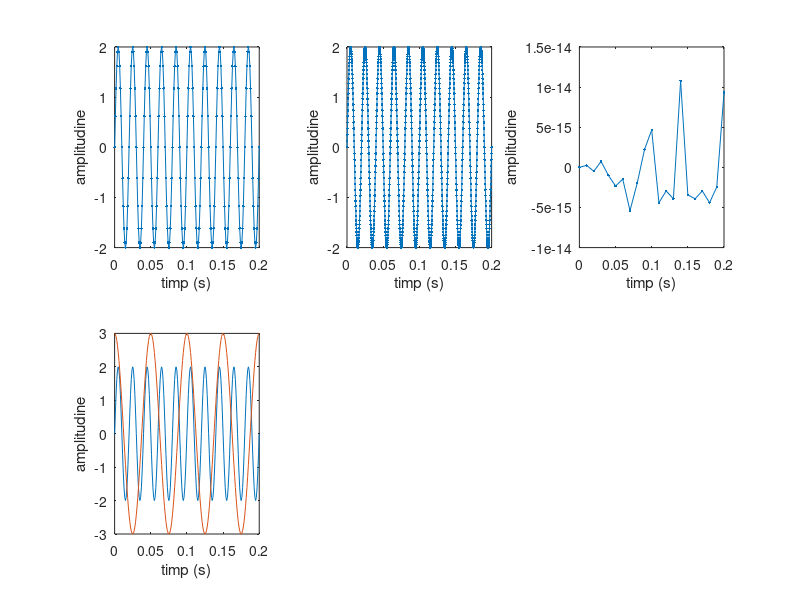

MATLAB code to generate this figure:
%reprezentare semnal sinusoidal cu frecventa 50Hz, amplitudine 2 si pas de
%variatie 0.001
F=50
t=0:0.001:0.2
s=2*sin(2*pi*F*t)
subplot(2, 3, 1)
plot(t, s, '.-')
xlabel('timp (s)')
ylabel('amplitudine')
%reprezentare semnal sinucoidal cu frecventa 50Hz, amplitudine 2 si pas de
%variatie 0.0002
F=50
t=0:0.0002:0.2
s=2*sin(2*pi*F*t)
subplot(2,3,2)
plot(t, s, '.-')
xlabel('timp (s)')
ylabel('amplitudine')
%reprezentare semnal sinusoidal cu frecventa 50Hz, amplitudine 2 si pas de
%variatie 0.01
F=50
t=0:0.01:0.2
s=2*sin(2*pi*F*t)
subplot (2,3,3)
plot(t, s, '.-')
xlabel('timp (s)')
ylabel('amplitudine')
%reprezentare semnal cosinusoidal c cu frecventa 20Hz, amplitudine 3 si pas de variatie
%0.001 peste cel sinusoidal
F=50
t=0:0.001:0.2
s=2*sin(2*pi*F*t)
F=20
t=0:0.001:0.2
c=3*cos(2*pi*F*t)
subplot (2,3,4)
plot(t, s, t, c)
xlabel('timp (s)')
ylabel('amplitudine')